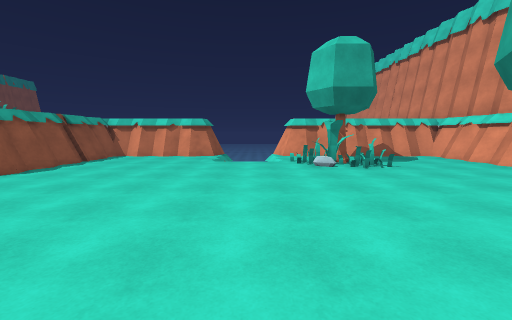
view 1 (above)

23 first-person views from a walk through a Unity game level. The camera is 1.5 m above the floor, tilts 6° down and sees 90° across. The floor is counted in squares, 1 m on a side. Each view is taken from the middle of a square. On the plan, view 1 faces up. The plan holds only what a view shows up to about 13 squares ahead; the rest is blank. The place goes on beyond the plan. Some animated figures are left out. Some surface patterns are stand-ins.

view 2
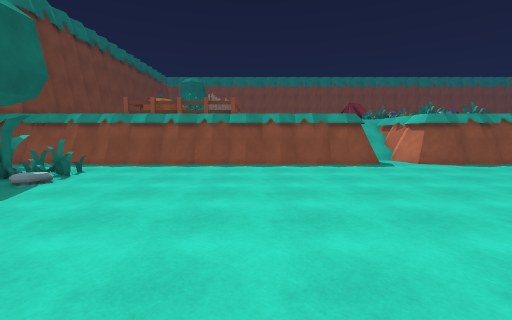

view 3
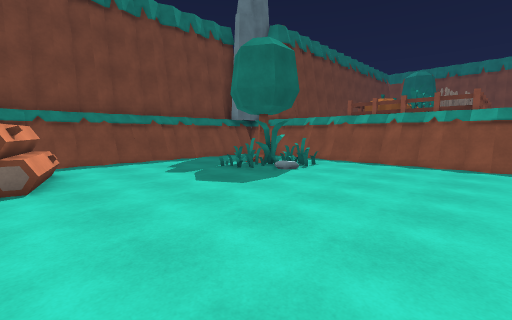

view 4
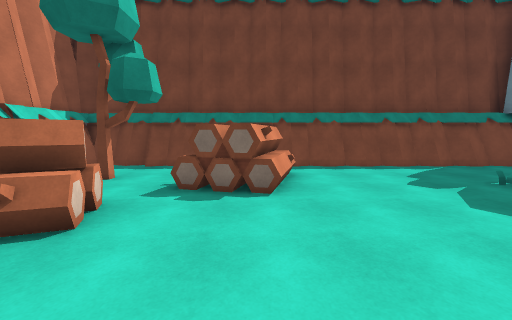

view 5
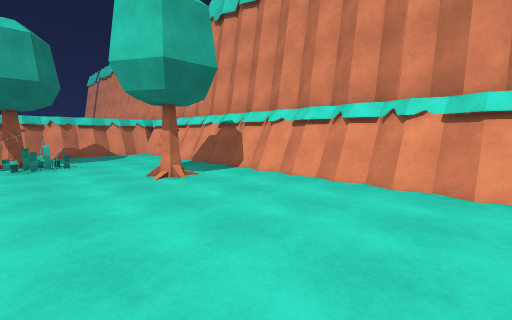

view 6
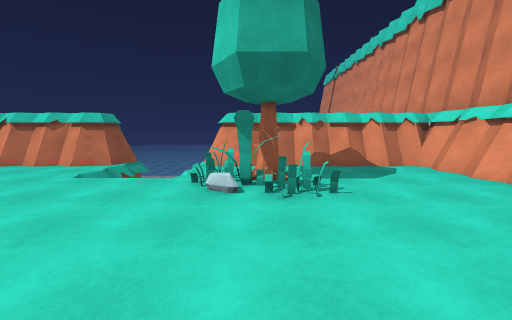

view 7
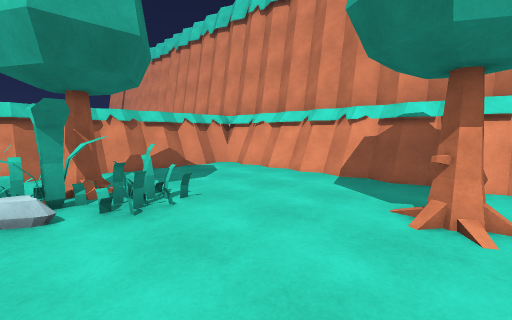

view 8
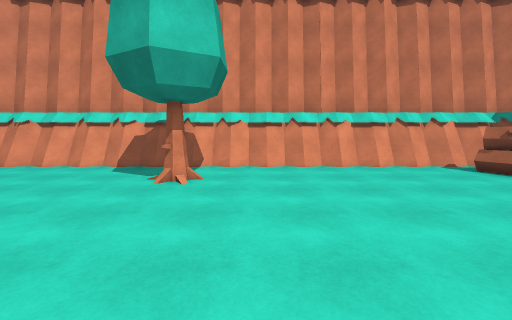

view 9
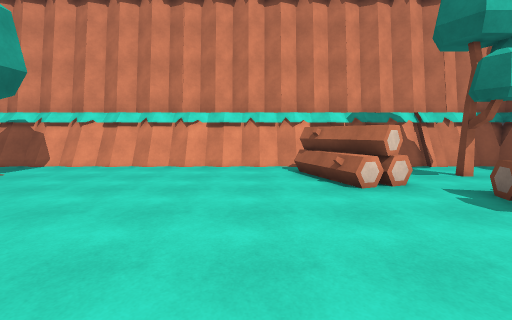

view 10
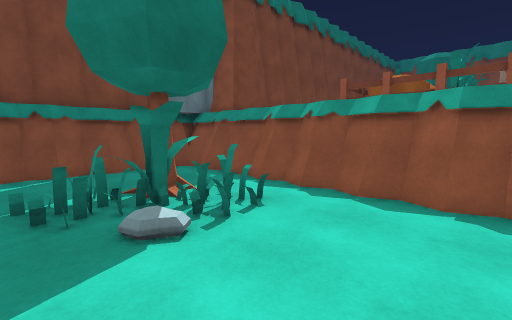

view 11
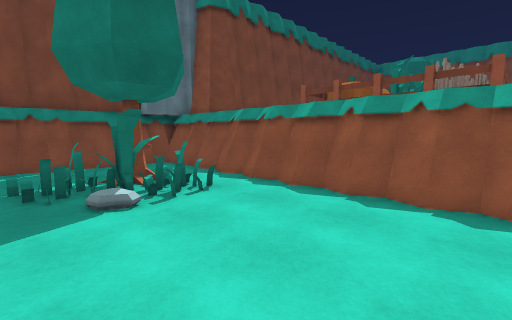

view 12
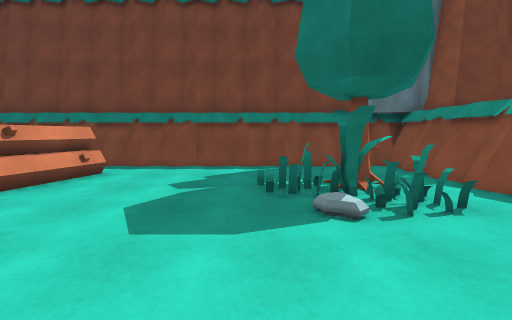

view 13
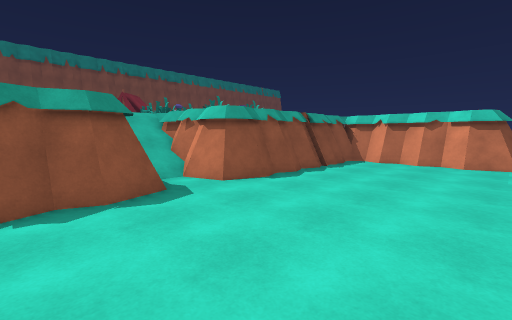

view 14
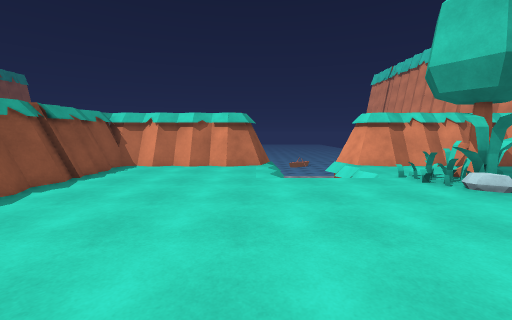

view 15
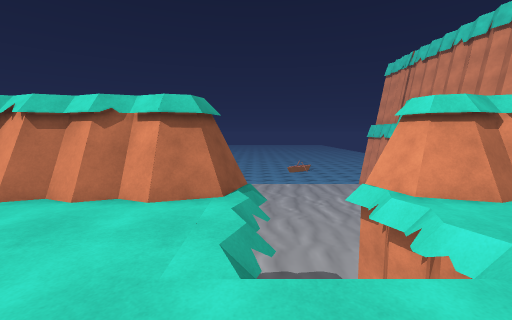

view 16
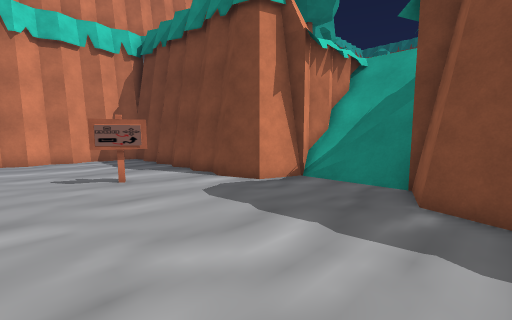

view 17
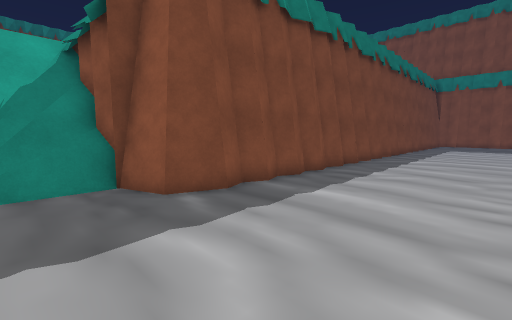

view 18
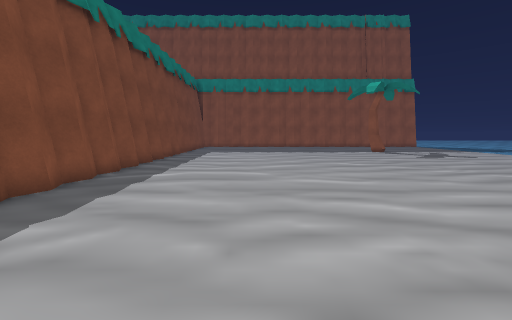

view 19
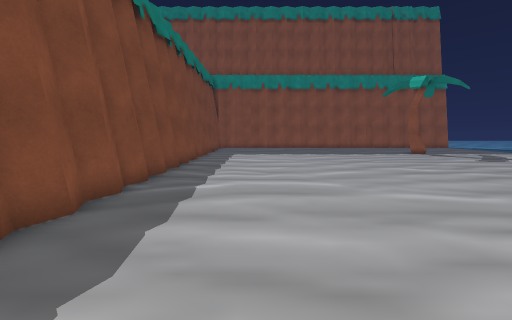

view 20
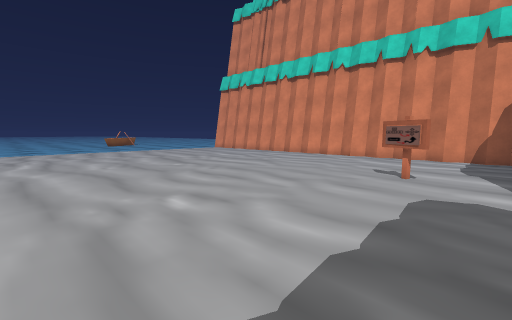

view 21
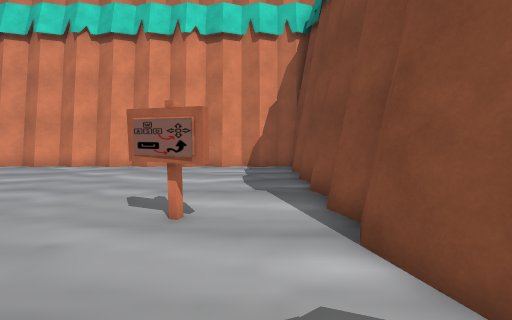

view 22
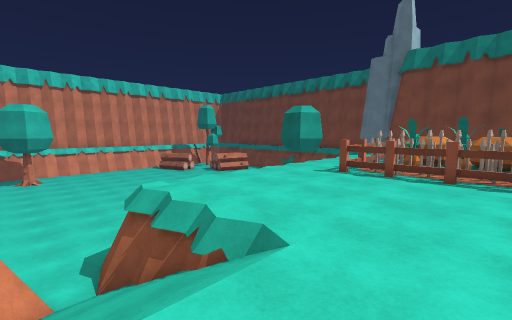

view 23
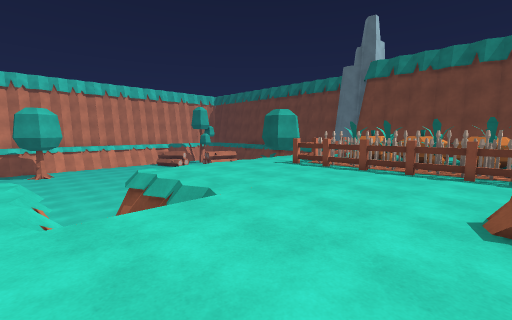

### Floor plan
Key: @ floor where view 1 was taken; # wall or solid block; . main floor; : floor 2.5 m higher than the main floor; - floor 5 m lower than the main floor; / step, stairs or slope; v drop or lower ground; T tree; R rock; F fence; P pumpkin; S sign; O other object.
Columns run from 21 left of view 1 to 13 right of it. Each row starts with its distance up from view 1.
 29 --------------  ----------- -----R
 28 --------------  -----------------#
 27 --------------  -----------------
 26 ---------------------------------R
 25 ---------------------------------#
 24 -------------------------S-------#
 23 -------------------------S-------#
 22 ---------------------------------#
 21 ---------------------------------#
 20  R #R Rv#RvR####R#R----R#R#RR###R#
 19                  ##----##
 18                   R    #RRRRRRRRRRR
 17               RRRRR   RRRRRRRRRRRRR
 16            R/....../  /..........RR
 15            RR......R  R..........RR
 14            RR......   R..TT......RR
 13            RR............T.......RR
 12            R............OO.......RR
 11            RR....................RR
 10            RR....................RR
  9 : :::/  R  RR....................RR
  8  ::::/  RRRR.....................RR
  7 :::::/    /..................TT..RR
  6 :::::/  RRRR.....................RR
  5 :::::/  R  RR....................RR
  4 :::::::::::RR....................RR
  3 :::::::::::RR....................RR
  2 :::::::::::R.....................RR
  1 :::::::::::RR....................RR
  0 :::::::::::RR........@...........RR
 -1 :::::::::::RR.................... R
 -2 OFOOFOFO:::RR....................RR
 -3 OOOOOOOOF::R.....................RR
 -4 OOO:O:O    RR....................RR
 -5 OOOOOOOO   RR................OOO.RR
 -6 PPPPPPPPF  RR...............OOO   R
 -7    PP PP   RR...O...........OO   RR
 -8      FFF   R...OO........O.....  RR
 -9            RR..T........OOOO.... RR
-10            RR.. ........OO  ..T..RR
-11            RR...........O   .....RR
-12            RR............   .....RR
-13         #RRR.............    ....RR
-14           #RRRRRRRRRRRRRRRRRRRRRRRR
-15            RRRRRRRRRRRRRRRRRRRRRRRR
-16              #    #    #

Where each view was taken, in squares from view 1:
view 1: 0 up, 0 right, facing up
view 2: 0 up, 3 right, facing left
view 3: 0 up, 4 right, facing down-left
view 4: 2 down, 4 right, facing down
view 5: 2 down, 4 right, facing up-right
view 6: 5 up, 4 right, facing up
view 7: 6 up, 3 right, facing up-right
view 8: 4 up, 0 right, facing right
view 9: 3 down, 0 right, facing right
view 10: 3 down, 3 left, facing down-left
view 11: 1 down, 3 left, facing down-left
view 12: 2 down, 3 left, facing down
view 13: 3 up, 3 left, facing up-left
view 14: 5 up, 3 left, facing up
view 15: 11 up, 2 left, facing up
view 16: 26 up, 4 left, facing down-right
view 17: 26 up, 0 right, facing down-left
view 18: 26 up, 6 left, facing left
view 19: 24 up, 8 left, facing left
view 20: 21 up, 5 left, facing up-right
view 21: 22 up, 0 right, facing right
view 22: 8 up, 18 left, facing down-right
view 23: 9 up, 21 left, facing down-right
